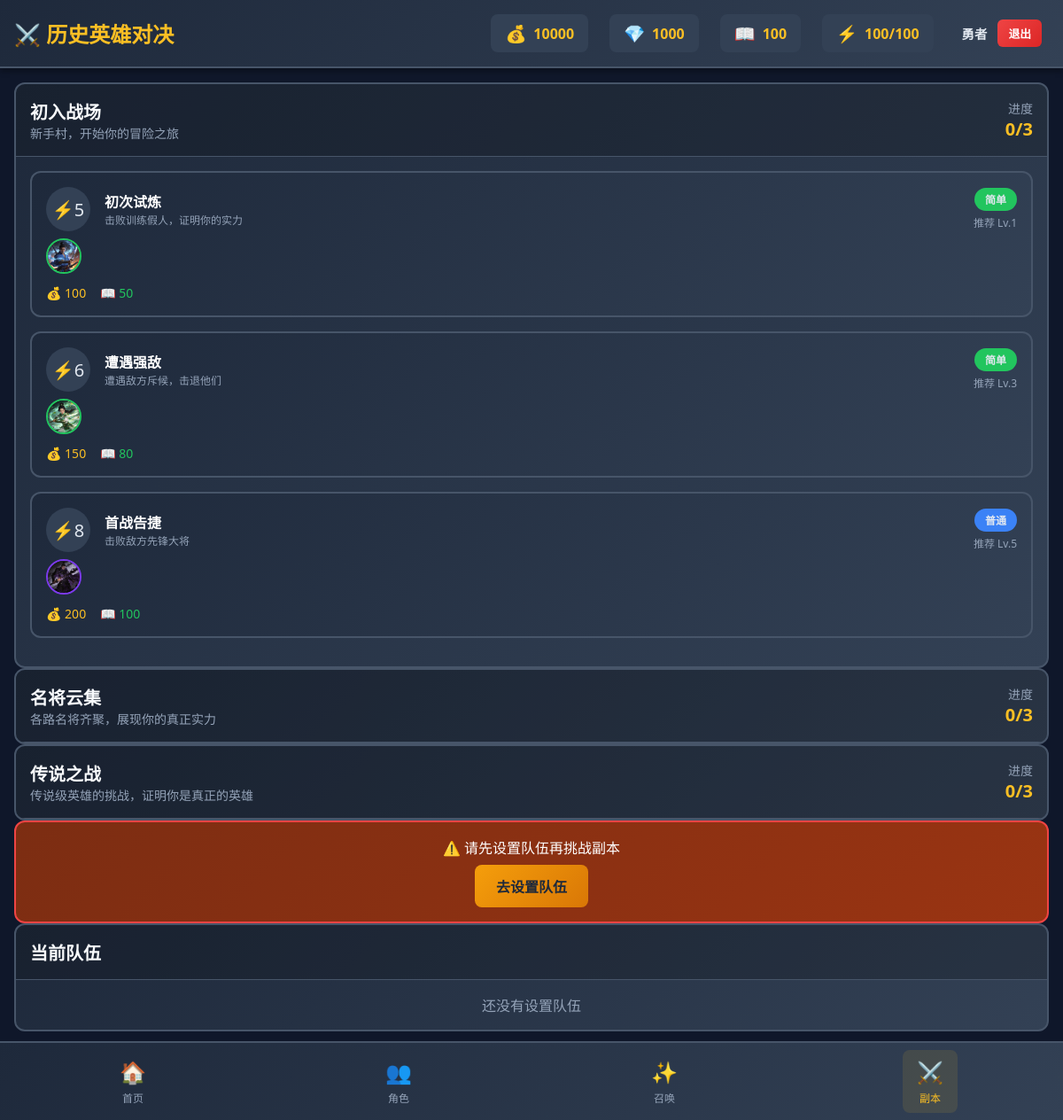
The page /stages (signed in) on the database its author committed.
### models.py (models this page shows, shortened)
class Player(db.Model, UserMixin):
    __tablename__ = 'players'
    id = db.Column(db.Integer, primary_key=True, autoincrement=True)
    username = db.Column(db.String(64), unique=True, nullable=True, index=True)
    email = db.Column(db.String(120), unique=True, nullable=True, index=True)
    phone = db.Column(db.String(32), unique=True, nullable=True, index=True)
    password_hash = db.Column(db.String(256), nullable=True)
    name = db.Column(db.String(128), nullable=False, default='勇者')
    level = db.Column(db.Integer, nullable=False, default=1)
    exp = db.Column(db.Integer, nullable=False, default=0)
    exp_to_next = db.Column(db.Integer, nullable=False, default=100)
    gold = db.Column(db.Integer, nullable=False, default=10000)
    gems = db.Column(db.Integer, nullable=False, default=1000)
    exp_books = db.Column(db.Integer, nullable=False, default=100)
    summon_tickets = db.Column(db.Integer, nullable=False, default=10)
    energy = db.Column(db.Integer, nullable=False, default=100)
    max_energy = db.Column(db.Integer, nullable=False, default=100)
    last_energy_update = db.Column(db.DateTime, default=datetime.now)
    pity_count = db.Column(db.Integer, nullable=False, default=0)
    legendary_pity_count = db.Column(db.Integer, nullable=False, default=0)
    total_play_days = db.Column(db.Integer, nullable=False, default=1)
    last_login_date = db.Column(db.Date, default=date.today)
    created_at = db.Column(db.DateTime, default=datetime.now)
    updated_at = db.Column(db.DateTime, default=datetime.now, onupdate=datetime.now)
    characters = db.relationship('PlayerCharacter', backref='player', lazy='dynamic')
    team = db.relationship('PlayerTeam', backref='player', lazy='dynamic', order_by='PlayerTeam.slot')
    completed_stages = db.relationship('PlayerCompletedStage', backref='player', lazy='dynamic')
    daily_tasks = db.relationship('PlayerDailyTask', backref='player', lazy='dynamic')
    summon_history = db.relationship('SummonHistory', backref='player', lazy='dynamic')

class CharacterTemplate(db.Model):
    __tablename__ = 'character_templates'
    id = db.Column(db.Integer, primary_key=True, autoincrement=True)
    character_id = db.Column(db.String(64), unique=True, nullable=False, index=True)  # 唯一标识
    name = db.Column(db.String(64), nullable=False)
    name_en = db.Column(db.String(64), nullable=True)
    title = db.Column(db.String(64), nullable=True)
    era = db.Column(db.String(32), nullable=True)
    origin = db.Column(db.String(64), nullable=True)
    description = db.Column(db.Text, nullable=True)
    element = db.Column(db.String(16), nullable=False, default='fire')
    role_type = db.Column(db.String(16), nullable=False, default='warrior')
    rarity = db.Column(db.String(16), nullable=False, default='common')
    avatar = db.Column(db.String(256), nullable=True)
    illustration = db.Column(db.String(256), nullable=True)
    base_hp = db.Column(db.Integer, nullable=False, default=1000)
    base_attack = db.Column(db.Integer, nullable=False, default=100)
    base_defense = db.Column(db.Integer, nullable=False, default=50)
    base_magic_attack = db.Column(db.Integer, nullable=False, default=100)
    base_magic_defense = db.Column(db.Integer, nullable=False, default=50)
    base_speed = db.Column(db.Integer, nullable=False, default=100)
    skills = db.Column(db.Text, nullable=True)  # JSON字符串
    created_at = db.Column(db.DateTime, default=datetime.now)
    updated_at = db.Column(db.DateTime, default=datetime.now, onupdate=datetime.now)
    def to_dict(self):
        import json
        return {
            'id': self.character_id,
            'name': self.name,
            'name_en': self.name_en,
            'title': self.title,
            'era': self.era,
            'origin': self.origin,
            'description': self.description,
            'element': self.element,
            'role_type': self.role_type,
            'rarity': self.rarity,
            'avatar': self.avatar,
            'illustration': self.illustration,
            'stats': {
                'hp': self.base_hp,
                'attack': self.base_attack,
                'defense': self.base_defense,
                'magic_attack': self.base_magic_attack,
                'magic_defense': self.base_magic_defense,
                'speed': self.base_speed,
            },
            'skills': json.loads(self.skills) if self.skills else [],
        }

### app.py (the view)
@app.route('/stages')
@login_required
def stages():
    player = current_user
    completed = [s.stage_id for s in player.completed_stages]
    team = []
    for team_member in player.team:
        char_instance = PlayerCharacter.query.get(team_member.character_instance_id)
        if char_instance:
            battle_char = get_battle_character(char_instance)
            if battle_char:
                team.append(battle_char)
    return render_template('stages.html',
        player=player,
        chapters=CHAPTERS,
        completed_stages=completed,
        team=team,
        difficulty_names=DIFFICULTY_NAMES,
        difficulty_colors=DIFFICULTY_COLORS,
        rarity_names=RARITY_NAMES,
        rarity_colors=RARITY_COLORS,
        element_names=ELEMENT_NAMES,
        element_colors=ELEMENT_COLORS,
        get_character_by_id=get_character_by_id
    )

### templates/stages.html (shortened to what this page needs)
{% extends "base.html" %}
{% block content %}
<div class="space-y-4">
    {% for chapter in chapters %}
    <div class="card">
        <div class="card-header" style="cursor: pointer;" onclick="toggleChapter('{{ chapter.id }}')">
            <div style="display: flex; justify-content: space-between; align-items: center;">
                <div>
                    <h3 class="card-title">{{ chapter.name }}</h3>
                    <p style="font-size: 0.875rem; color: #94a3b8;">{{ chapter.description }}</p>
                </div>
                <div style="text-align: right;">
                    <div style="font-size: 0.875rem; color: #94a3b8;">进度</div>
                    <div style="font-size: 1.25rem; font-weight: bold; color: #fbbf24;">
                        {{ chapter.stages|selectattr('id', 'in', completed_stages)|list|length }}/{{ chapter.stages|length }}
                    </div>
                </div>
            </div>
        </div>
        <div class="card-body" id="chapter-{{ chapter.id }}" style="display: none;">
            {% for stage in chapter.stages %}
            <div class="card stage-card {% if stage.id in completed_stages %}completed{% endif %}"
                 style="margin-bottom: 1rem; cursor: pointer;"
                 onclick="startBattle('{{ stage.id }}')">
                <div class="card-body">
                    <div style="display: flex; justify-content: space-between; align-items: center;">
                        <div style="display: flex; align-items: center; gap: 1rem;">
                            <div style="width: 50px; height: 50px; border-radius: 50%; display: flex; align-items: center; justify-content: center;
                                        background: {% if stage.id in completed_stages %}#22c55e{% else %}#334155{% endif %}; font-size: 1.25rem;">
                                {% if stage.id in completed_stages %}✓{% else %}⚡{{ stage.energy_cost }}{% endif %}
                            </div>
                            <div>
                                <h4 style="font-weight: bold; color: white;">{{ stage.name }}</h4>
                                <p style="font-size: 0.75rem; color: #94a3b8;">{{ stage.description }}</p>
                            </div>
                        </div>
                        <div style="text-align: right;">
                            <span class="badge" style="background: {{ difficulty_colors[stage.difficulty] }};">
                                {{ difficulty_names[stage.difficulty] }}
                            </span>
                            <div style="font-size: 0.75rem; color: #94a3b8; margin-top: 0.25rem;">
                                推荐 Lv.{{ stage.recommended_level }}
                            </div>
                        </div>
                    </div>
                    <div class="stage-enemies">
                        {% for enemy_id in stage.enemy_ids %}
                        {% set enemy = get_character_by_id(enemy_id) %}
                        {% if enemy %}
                        <img src="{{ enemy.avatar }}" alt="{{ enemy.name }}" class="enemy-avatar"
                             style="border-color: {{ element_colors[enemy.element] }};">
                        {% endif %}
                        {% endfor %}
                    </div>
                    <div style="display: flex; gap: 1rem; margin-top: 0.75rem; font-size: 0.875rem;">
                        <span style="color: #fbbf24;">💰 {{ stage.rewards.gold }}</span>
                        <span style="color: #22c55e;">📖 {{ stage.rewards.exp }}</span>
                    </div>
                </div>
            </div>
            {% endfor %}
        </div>
    </div>
    {% endfor %}
    {% if not team %}
    <div class="card" style="background: linear-gradient(135deg, #7c2d12 0%, #9a3412 100%); border-color: #ef4444;">
        <div class="card-body" style="text-align: center;">
            <p style="color: white;">⚠️ 请先设置队伍再挑战副本</p>
            <a href="{{ url_for('characters') }}" class="btn btn-warning" style="margin-top: 0.5rem;">去设置队伍</a>
        </div>
    </div>
    {% endif %}
    <div class="card">
        <div class="card-header">
            <h3 class="card-title">当前队伍</h3>
        </div>
        <div class="card-body">
            {% if team %}
            <div style="display: flex; gap: 1rem; flex-wrap: wrap;">
                {% for char in team %}
                <div style="text-align: center;">
                    <div style="width: 60px; height: 60px; border-radius: 50%; overflow: hidden; border: 3px solid {{ element_colors[char.element] }};">
                        <img src="{{ char.avatar }}" alt="{{ char.name }}" style="width: 100%; height: 100%; object-fit: cover;">
                    </div>
                    <div style="font-size: 0.75rem; color: white;">{{ char.name }}</div>
                    <div style="font-size: 0.625rem; color: #94a3b8;">Lv.{{ char.level }}</div>
                </div>
                {% endfor %}
            </div>
            {% else %}
            <p style="text-align: center; color: #94a3b8;">还没有设置队伍</p>
            {% endif %}
        </div>
    </div>
</div>
{% endblock %}

### templates/base.html (shortened to what this page needs)
<!DOCTYPE html>
<html lang="zh-CN">
<head>
    <link rel="stylesheet" href="{{ url_for('static', filename='css/style.css') }}">
</head>
<body>
    {% if player %}
    <nav class="navbar">
        <div class="navbar-content">
            <a href="{{ url_for('index') }}" class="navbar-brand">
                ⚔️ 历史英雄对决
            </a>
            <div class="navbar-resources">
                <div class="resource-item">
                    <span class="resource-icon">💰</span>
                    <span class="resource-value">{{ player.gold }}</span>
                </div>
                <div class="resource-item">
                    <span class="resource-icon">💎</span>
                    <span class="resource-value">{{ player.gems }}</span>
                </div>
                <div class="resource-item">
                    <span class="resource-icon">📖</span>
                    <span class="resource-value">{{ player.exp_books }}</span>
                </div>
                <div class="resource-item">
                    <span class="resource-icon">⚡</span>
                    <span class="resource-value">{{ player.energy }}/{{ player.max_energy }}</span>
                </div>
                <div class="resource-item user-info">
                    <span class="user-name">{{ player.name }}</span>
                    <a href="{{ url_for('logout') }}" class="logout-btn" onclick="return confirm('确定要退出登录吗？')">退出</a>
                </div>
            </div>
        </div>
    </nav>
    {% endif %}
    <main class="main-content">
        {% block content %}{% endblock %}
    </main>
    {% if player %}
    <nav class="bottom-nav">
        <a href="{{ url_for('index') }}" class="nav-item {% if request.endpoint == 'index' %}active{% endif %}">
            <span class="nav-icon">🏠</span>
            <span class="nav-label">首页</span>
        </a>
        <a href="{{ url_for('characters') }}" class="nav-item {% if request.endpoint == 'characters' %}active{% endif %}">
            <span class="nav-icon">👥</span>
            <span class="nav-label">角色</span>
        </a>
        <a href="{{ url_for('summon') }}" class="nav-item {% if request.endpoint == 'summon' %}active{% endif %}">
            <span class="nav-icon">✨</span>
            <span class="nav-label">召唤</span>
        </a>
        <a href="{{ url_for('stages') }}" class="nav-item {% if request.endpoint == 'stages' %}active{% endif %}">
            <span class="nav-icon">⚔️</span>
            <span class="nav-label">副本</span>
        </a>
    </nav>
    {% endif %}
</body>
</html>

### rows shown on the page
Player: gold "10000", gems "1000", exp_books "100", energy "100", max_energy "100", name "勇者"
CharacterTemplate: avatar (picture)
CharacterTemplate: avatar (picture)
CharacterTemplate: avatar (picture)

### other values the page prints
{{ chapter.name }} "初入战场" "名将云集" "传说之战"
{{ chapter.description }} "新手村，开始你的冒险之旅" "各路名将齐聚，展现你的真正实力" "传说级英雄的挑战，证明你是真正的英雄"
{{ chapter.stages|selectattr('id', 'in', completed_stages)|list|length }} "0" "0" "0"
{{ chapter.stages|length }} "3" "3" "3"
{{ stage.energy_cost }} "5" "6" "8"
{{ stage.name }} "初次试炼" "遭遇强敌" "首战告捷"
{{ stage.description }} "击败训练假人，证明你的实力" "遭遇敌方斥候，击退他们" "击败敌方先锋大将"
{{ difficulty_names[stage.difficulty] }} "简单" "简单" "普通"
{{ stage.recommended_level }} "1" "3" "5"
{{ stage.rewards.gold }} "100" "150" "200"
{{ stage.rewards.exp }} "50" "80" "100"
